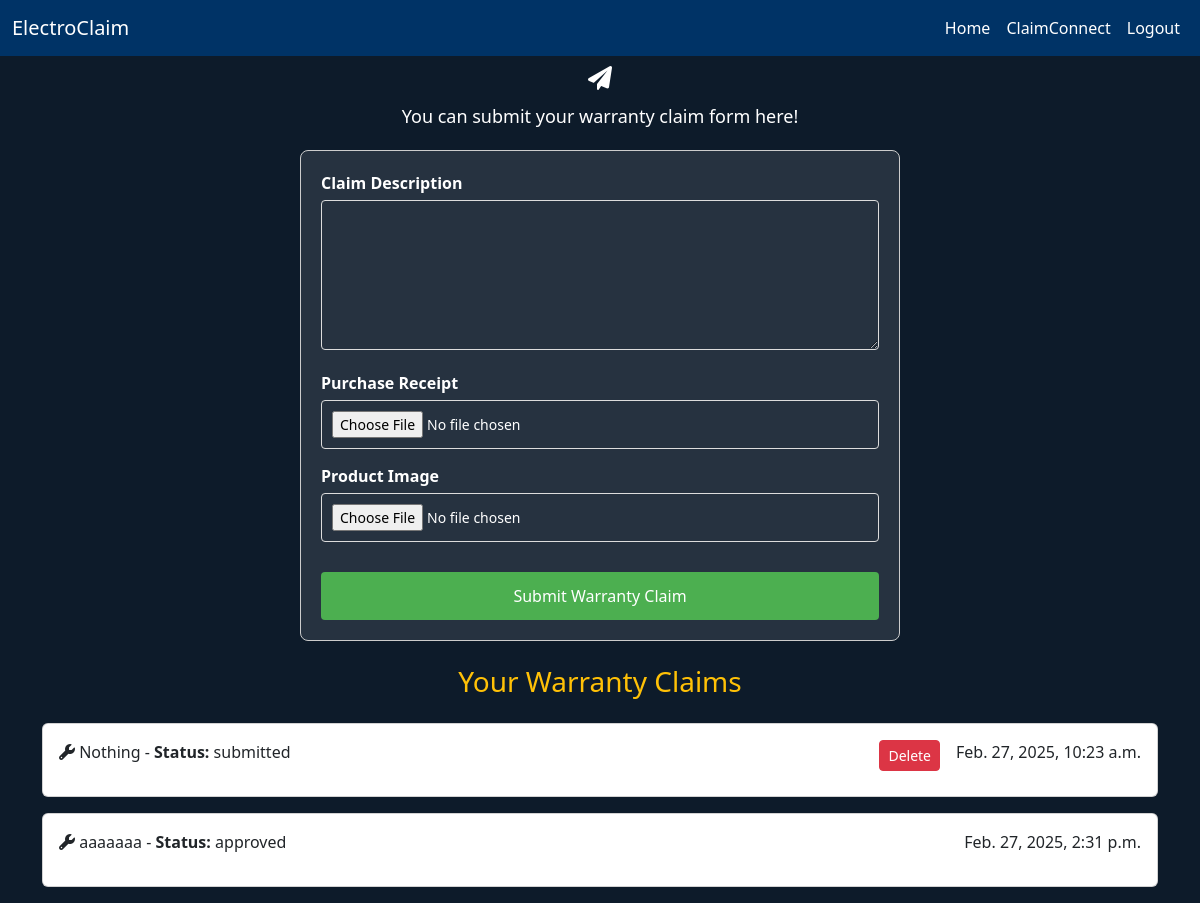
The page /submit_warranty_claim/ (signed in) on the database as committed earlier.
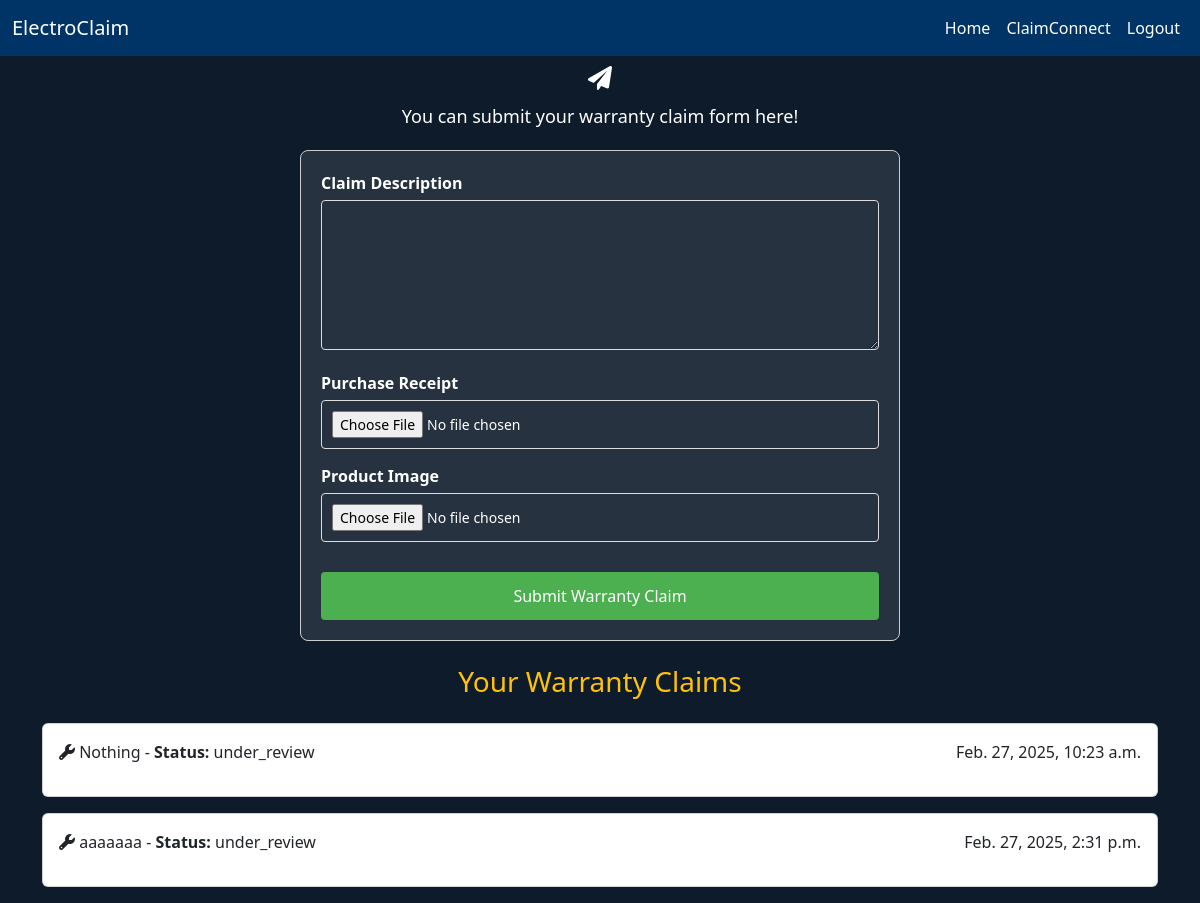
The same page on the database as committed later.
### myapp/models.py (models this page shows, shortened)
class WarrantyClaim(models.Model):
    user = models.ForeignKey(get_user_model(), on_delete=models.CASCADE)
    claim_description = models.TextField()
    purchase_receipt = models.FileField(upload_to='warranty_claims/receipts/')
    product_image = models.ImageField(upload_to='warranty_claims/images/')
    claim_status_choices = [
        ('submitted', 'Submitted'),
        ('under_review', 'Under Review'),
        ('approved', 'Approved'),
        ('denied', 'Denied'),
    ]
    claim_status = models.CharField(max_length=20, choices=claim_status_choices, default='submitted')
    created_at = models.DateTimeField(auto_now_add=True)
    updated_at = models.DateTimeField(auto_now=True)

### myapp/views.py (the view, shortened to what this page needs)
# urls.py: path('submit_warranty_claim/', SubmitWarrantyClaimView.as_view(), name='submit_warranty_claim'),
class SubmitWarrantyClaimView(View):
    def get(self, request):
        form = WarrantyClaimForm()
        warranty_claims = WarrantyClaim.objects.filter(user=request.user)
        return render(request, 'submit_warranty_claim.html', {'form': form,'warranty_claims':warranty_claims})

### myapp/forms.py
class WarrantyClaimForm(forms.ModelForm):
    class Meta:
        model = WarrantyClaim
        fields = ['claim_description', 'purchase_receipt', 'product_image']

### myapp/templates/submit_warranty_claim.html (shortened to what this page needs)
{% extends 'base.html' %}
{% block main_block %}
<div class="message-container">
    <i class="fas fa-paper-plane"></i>
    <p>You can submit your warranty claim form here!</p>
</div>
<form action="" method="post" class="warranty-form" enctype="multipart/form-data">
    <div class="form-group">
        <label for="claim_description">Claim Description</label>
        {{ form.claim_description }}
    </div>
    <div class="form-group">
        <label for="purchase_receipt">Purchase Receipt</label>
        {{ form.purchase_receipt }}
    </div>
    <div class="form-group">
        <label for="product_image">Product Image</label>
        {{ form.product_image }}
    </div>
    <button type="submit" class="submit-btn">Submit Warranty Claim</button>
</form>
<div class="container">
    {% if warranty_claims %}
        <h3 class="text-center text-warning my-4">Your Warranty Claims</h3>
        {% for claim in warranty_claims %}
            <div class="card mb-3">
                <div class="card-body d-flex justify-content-between">
                    <p class="text-dark"><i class="fas fa-wrench"></i> {{ claim.claim_description }} - <strong>Status:</strong> {{ claim.claim_status }}</p>
                    <div class="d-flex gap-3">
                        {% if claim.claim_status == "submitted" %}
                            <form action="{% url 'delete_warranty_claim' claim.pk %}" method="post" onsubmit="return confirm('Are you sure you want to delete this warranty claim?');">
                                <button type="submit" class="btn btn-danger btn-sm">Delete</button>
                            </form>
                        {% endif %}
                        <p class="text-dark">{{ claim.created_at }} </p>
                    </div>
                </div>
            </div>
        {% endfor %}
    {% else %}
        <p class="text-center text-dark text-muted">No warranty claims submitted yet.</p>
    {% endif %}
</div>
{% endblock %}

Rows that differ between the two databases and show on the page:
changed WarrantyClaim "Nothing": claim_status "submitted" → "under_review"; no longer shows "Delete"
changed WarrantyClaim "aaaaaaa": claim_status "approved" → "under_review"
